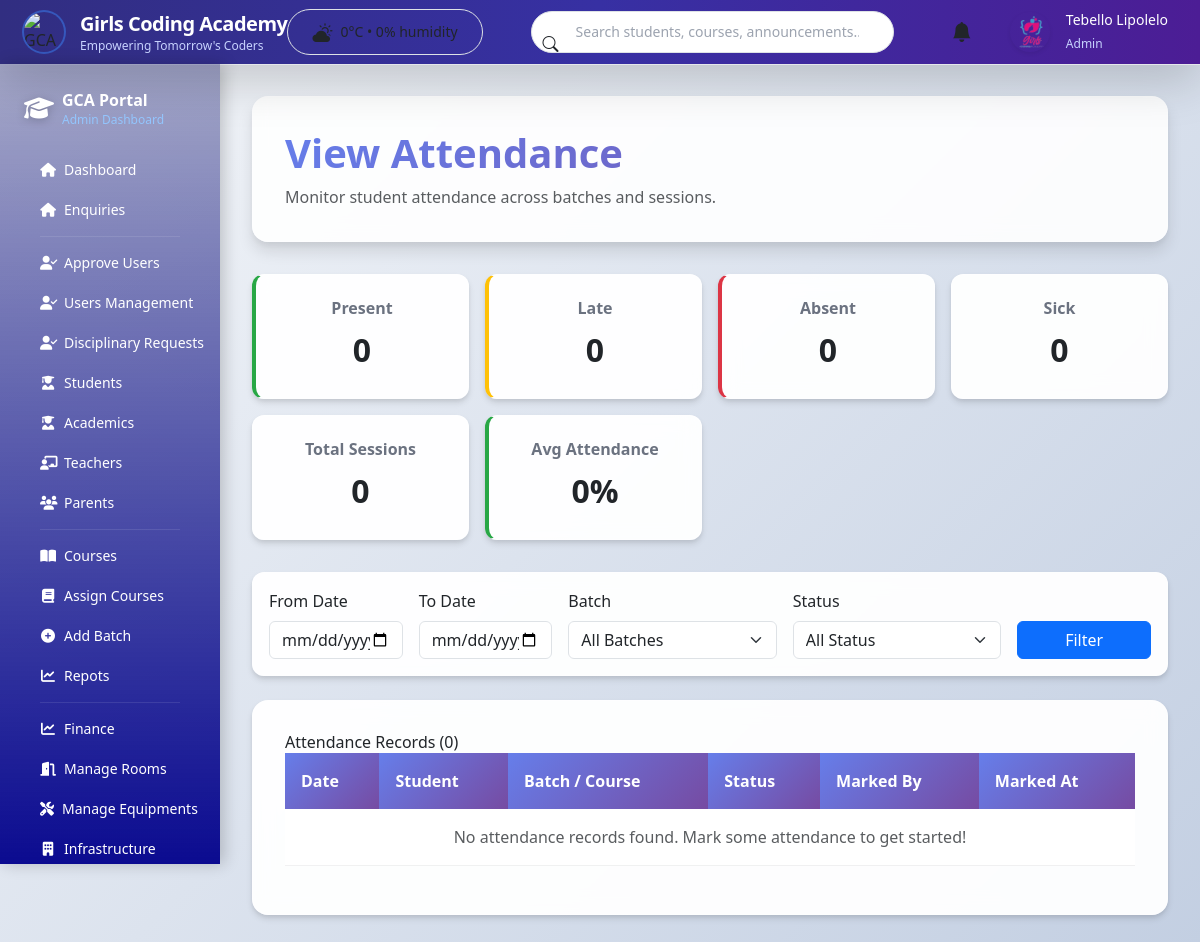
The app's page /view_attendance.php (signed in), older data.
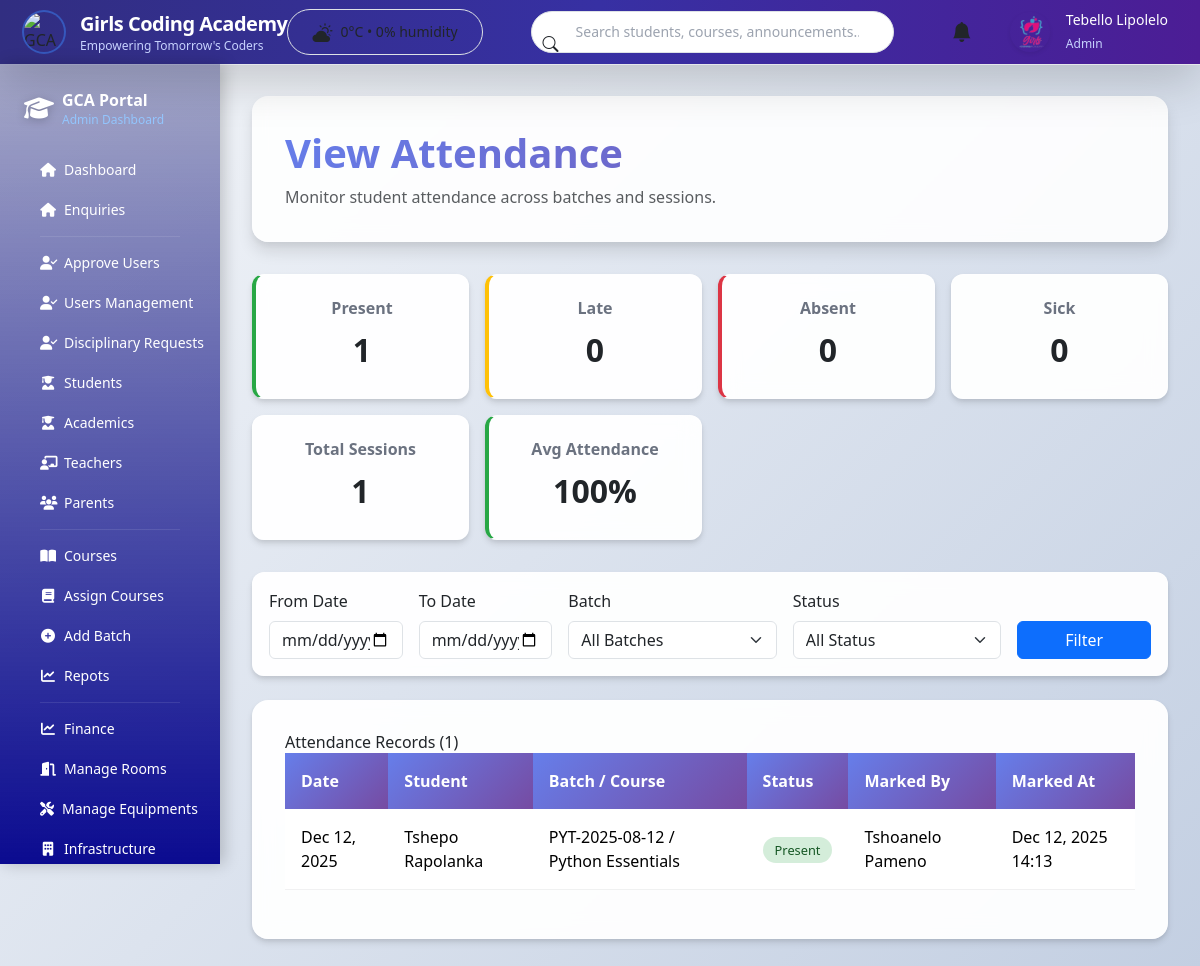
The same page, newer data.
### tables this page shows
CREATE TABLE `attendance` (
  `attendance_id` int(11) NOT NULL AUTO_INCREMENT,
  `session_id` date NOT NULL,
  `student_id` int(11) NOT NULL,
  `batch_id` int(11) NOT NULL,
  `status` enum('Present','Absent','Late','Sick') NOT NULL,
  `marked_by` int(11) NOT NULL,
  `marked_at` timestamp NOT NULL DEFAULT current_timestamp(),
  PRIMARY KEY (`attendance_id`),
  UNIQUE KEY `unique_attendance` (`session_id`,`student_id`),
  KEY `student_id` (`student_id`),
  KEY `batch_id` (`batch_id`),
  KEY `marked_by` (`marked_by`),
  CONSTRAINT `attendance_ibfk_1` FOREIGN KEY (`student_id`) REFERENCES `students` (`student_id`) ON DELETE CASCADE,
  CONSTRAINT `attendance_ibfk_2` FOREIGN KEY (`batch_id`) REFERENCES `batches` (`batch_id`) ON DELETE CASCADE,
  CONSTRAINT `attendance_ibfk_3` FOREIGN KEY (`marked_by`) REFERENCES `teachers` (`teacher_id`) ON DELETE CASCADE
);

CREATE TABLE `users` (
  `user_id` int(11) NOT NULL AUTO_INCREMENT,
  `firstName` varchar(100) DEFAULT NULL,
  `lastName` varchar(100) DEFAULT NULL,
  `email` varchar(100) DEFAULT NULL,
  `password` varchar(255) DEFAULT NULL,
  `username` varchar(50) DEFAULT NULL,
  `role` varchar(20) DEFAULT NULL,
  `gender` varchar(10) DEFAULT NULL,
  `dob` date DEFAULT NULL,
  `IDNumber` varchar(20) DEFAULT NULL,
  `phone` varchar(20) DEFAULT NULL,
  `document` varchar(255) DEFAULT NULL,
  `status` varchar(20) DEFAULT NULL,
  `address_id` int(11) DEFAULT NULL,
  `created_at` datetime DEFAULT NULL,
  `updated_at` datetime DEFAULT NULL,
  `reset_token` varchar(255) DEFAULT NULL,
  `reset_token_expiry` datetime DEFAULT NULL,
  `deleted_at` datetime DEFAULT NULL,
  PRIMARY KEY (`user_id`),
  UNIQUE KEY `email` (`email`),
  UNIQUE KEY `username` (`username`),
  KEY `address_id` (`address_id`),
  KEY `idx_reset_token` (`reset_token`),
  CONSTRAINT `users_ibfk_1` FOREIGN KEY (`address_id`) REFERENCES `addresses` (`address_id`)
);

CREATE TABLE `batches` (
  `batch_id` int(11) NOT NULL AUTO_INCREMENT,
  `batch_code` varchar(50) NOT NULL,
  `course_id` int(11) NOT NULL,
  `start_date` date DEFAULT NULL,
  `end_date` date DEFAULT NULL,
  `status` enum('active','completed','inactive') DEFAULT 'active',
  `deleted_at` datetime DEFAULT NULL,
  PRIMARY KEY (`batch_id`),
  UNIQUE KEY `batch_code` (`batch_code`),
  KEY `course_id` (`course_id`),
  CONSTRAINT `batches_ibfk_1` FOREIGN KEY (`course_id`) REFERENCES `courses` (`course_id`)
);

CREATE TABLE `courses` (
  `course_id` int(11) NOT NULL AUTO_INCREMENT,
  `title` varchar(255) NOT NULL,
  `courseName` varchar(255) NOT NULL,
  `description` text DEFAULT NULL,
  `category` varchar(100) DEFAULT NULL,
  `level` varchar(50) DEFAULT NULL,
  `start_date` date DEFAULT NULL,
  `end_date` date DEFAULT NULL,
  `price` decimal(10,2) DEFAULT NULL,
  `status` enum('active','inactive','deleted') DEFAULT 'active',
  `image_path` varchar(255) DEFAULT 'uploads/courses/course1.jpg',
  `deleted_at` datetime DEFAULT NULL,
  PRIMARY KEY (`course_id`)
);

### top_navigation.php (called while the page is built, shortened)
<?php
require_once 'db.php';
$notification_result = $conn->query("SELECT COUNT(*) as count FROM admin_announcements WHERE created_at > DATE_SUB(NOW(), INTERVAL 7 DAY)");
?>

### view_attendance.php (the view, shortened to what the changed rows need)
<?php
$host = "localhost:3307";
$user = "root";
$pass = "";
$db = "girlscodingacademydb";
$conn = new mysqli($host, $user, $pass, $db);
$conn->set_charset("utf8mb4");
$filter_date_from = $_GET['date_from'] ?? '';
$filter_date_to = $_GET['date_to'] ?? '';
$filter_batch = (int)($_GET['batch'] ?? 0);
$filter_status = $_GET['status'] ?? '';
$where_conditions = [];
$where_clause = !empty($where_conditions) ? 'WHERE ' . implode(' AND ', $where_conditions) : '';
$sql = "
    SELECT a.*,
           u.firstName as student_first, u.lastName as student_last,
           b.batch_code, c.courseName,
           ut.firstName as teacher_first, ut.lastName as teacher_last
    FROM attendance a
    JOIN students s ON a.student_id = s.student_id
    JOIN users u ON s.user_id = u.user_id
    JOIN batches b ON a.batch_id = b.batch_id
    JOIN courses c ON b.course_id = c.course_id
    LEFT JOIN teachers t ON a.marked_by = t.teacher_id
    LEFT JOIN users ut ON t.user_id = ut.user_id
    $where_clause
    ORDER BY a.session_id DESC, a.marked_at DESC
    LIMIT 100
";
$stmt = $conn->prepare($sql);
if (!$stmt->execute()) {
  die('Execute failed: ' . htmlspecialchars($stmt->error));
}
$result = $stmt->get_result();
$attendance_records = [];
while ($row = $result->fetch_assoc()) {
    $attendance_records[] = $row;
}
$summary_sql = "
    SELECT a.status, COUNT(*) as cnt
    FROM attendance a
    JOIN batches b ON a.batch_id = b.batch_id
    $where_clause
    GROUP BY a.status
";
$stmt_summary = $conn->prepare($summary_sql);
if (!$stmt_summary->execute()) {
  die('Execute failed: ' . htmlspecialchars($stmt_summary->error));
}
$summary_result = $stmt_summary->get_result();
$summary = ['Present' => 0, 'Absent' => 0, 'Late' => 0, 'Sick' => 0];
while ($sum = $summary_result->fetch_assoc()) {
    if (array_key_exists($sum['status'], $summary)) {
        $summary[$sum['status']] = $sum['cnt'];
    }
}
$total_attendance = array_sum($summary);
$avg_attendance = $total_attendance > 0 ? round(($summary['Present'] / $total_attendance) * 100, 1) : 0;
?>
<!doctype html>
<html lang="en">
<head>
<link href="https://cdn.jsdelivr.net/npm/bootstrap-icons@1.11.3/font/bootstrap-icons.css" rel="stylesheet">
<link href="https://cdn.jsdelivr.net/npm/bootstrap@5.3.2/dist/css/bootstrap.min.css" rel="stylesheet">
</head>
<body>
<?php include 'top_navigation.php'; ?>
<?php include 'admin_navigation.php'; ?>
<div class="content">
  <main class="main">
    <div class="page-header">
      <h1>View Attendance</h1>
    </div>
    <div class="summary-cards">
      <div class="summary-card success">
        <h6>Present</h6>
        <p><?= $summary['Present'] ?></p>
      </div>
      <div class="summary-card">
        <h6>Total Sessions</h6>
        <p><?= $total_attendance ?></p>
      </div>
      <div class="summary-card success">
        <h6>Avg Attendance</h6>
        <p><?= $avg_attendance ?>%</p>
      </div>
    </div>
    <div class="table-section">
      <h2>Attendance Records (<?= count($attendance_records) ?>)</h2>
      <div class="table-responsive">
        <table class="table table-hover">
          <thead>
            <tr>
              <th>Date</th>
              <th>Student</th>
              <th>Batch / Course</th>
              <th>Status</th>
              <th>Marked By</th>
              <th>Marked At</th>
            </tr>
          </thead>
          <tbody>
            <?php foreach ($attendance_records as $record): ?>
              <tr>
                <td><?= date('M j, Y', strtotime($record['session_id'])) ?></td>
                <td><?= htmlspecialchars($record['student_first'] . ' ' . $record['student_last']) ?></td>
                <td><?= htmlspecialchars($record['batch_code'] . ' / ' . $record['courseName']) ?></td>
                <td><span class="status-badge status-<?= $record['status'] ?>"><?= $record['status'] ?></span></td>
                <td><?= htmlspecialchars(($record['teacher_first'] ?? 'N/A') . ' ' . ($record['teacher_last'] ?? '')) ?></td>
                <td><?= date('M j, Y H:i', strtotime($record['marked_at'])) ?></td>
              </tr>
            <?php endforeach; ?>
            <?php if (empty($attendance_records)): ?>
              <tr><td colspan="6" class="text-center text-muted">No attendance records found. <?= !empty($filter_date_from) || !empty($filter_date_to) || $filter_batch > 0 || !empty($filter_status) ? 'Try adjusting filters.' : 'Mark some attendance to get started!' ?></td></tr>
            <?php endif; ?>
          </tbody>
        </table>
      </div>
    </div>
  </main>
</div>
</body>
</html>

Row changes from the older to the newer data that the page shows:
added attendance: session "Dec 12, 2025", users.firstName+lastName "Tshepo Rapolanka", batch.courseName "PYT-2025-08-12 / Python Essentials", status "Present", users.firstName+lastName "Tshoanelo Pameno", marked_at "Dec 12, 2025 14:13"
Text that changed along with them:
$summary['Present']: "0" → "1"
$total_attendance: "0" → "1"
$avg_attendance: "0" → "100"
count($attendance_records): "0" → "1"
text no longer shown: "No attendance records found. Mark some attendance to get started!"
